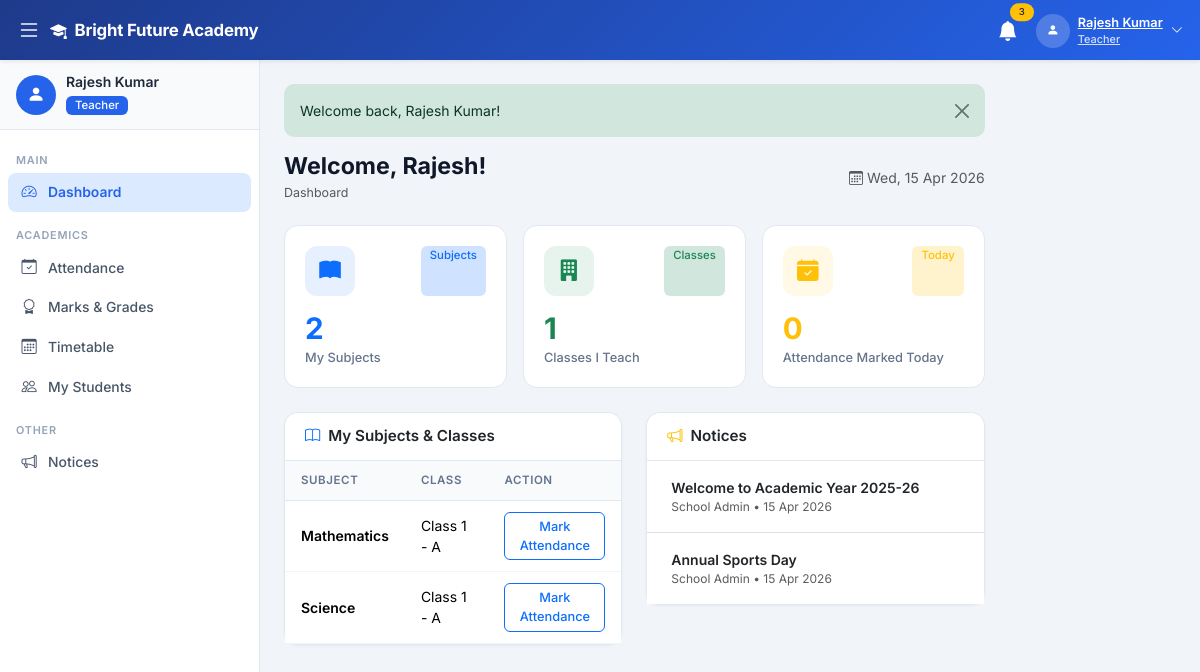
Page /teacher/dashboard.php (signed in) on the committed database.
### tables this page shows
CREATE TABLE IF NOT EXISTS settings (
    id INT AUTO_INCREMENT PRIMARY KEY,
    setting_key VARCHAR(100) UNIQUE NOT NULL,
    setting_value TEXT,
    setting_group VARCHAR(50) DEFAULT 'general',
    updated_at TIMESTAMP DEFAULT CURRENT_TIMESTAMP ON UPDATE CURRENT_TIMESTAMP
);

CREATE TABLE IF NOT EXISTS subjects (
    id INT AUTO_INCREMENT PRIMARY KEY,
    subject_name VARCHAR(100) NOT NULL,
    subject_code VARCHAR(20) UNIQUE NOT NULL,
    class_id INT,
    teacher_id INT,
    created_at TIMESTAMP DEFAULT CURRENT_TIMESTAMP,
    FOREIGN KEY (class_id) REFERENCES classes(id) ON DELETE CASCADE
);

CREATE TABLE IF NOT EXISTS classes (
    id INT AUTO_INCREMENT PRIMARY KEY,
    class_name VARCHAR(50) NOT NULL,
    section VARCHAR(10) NOT NULL,
    class_teacher_id INT,
    seats INT DEFAULT 40,
    created_at TIMESTAMP DEFAULT CURRENT_TIMESTAMP,
    UNIQUE KEY uq_class_section (class_name, section)
);

CREATE TABLE IF NOT EXISTS notices (
    id INT AUTO_INCREMENT PRIMARY KEY,
    title VARCHAR(200) NOT NULL,
    content TEXT NOT NULL,
    target_role ENUM('all','developer','admin','teacher','student') DEFAULT 'all',
    published_by INT NOT NULL,
    is_published TINYINT(1) DEFAULT 1,
    created_at TIMESTAMP DEFAULT CURRENT_TIMESTAMP,
    FOREIGN KEY (published_by) REFERENCES users(id) ON DELETE CASCADE
);

CREATE TABLE IF NOT EXISTS users (
    id INT AUTO_INCREMENT PRIMARY KEY,
    name VARCHAR(100) NOT NULL,
    email VARCHAR(100) UNIQUE NOT NULL,
    password VARCHAR(255) NOT NULL,
    role ENUM('developer','admin','teacher','student') NOT NULL,
    phone VARCHAR(20),
    address TEXT,
    profile_pic VARCHAR(255) DEFAULT 'default.png',
    status ENUM('active','inactive') DEFAULT 'active',
    created_at TIMESTAMP DEFAULT CURRENT_TIMESTAMP
);

### config/db.php (called while the page is built, shortened)
<?php
function getDB() {
    static $conn = null;
    if ($conn === null) {
        $conn = new mysqli(DB_HOST, DB_USER, DB_PASS, DB_NAME);
        $conn->set_charset('utf8mb4');
    }
    return $conn;
}
function getSetting($key, $default = '') {
    $db  = getDB();
    $key = $db->real_escape_string($key);
    $res = $db->query("SELECT setting_value FROM settings WHERE setting_key='$key' LIMIT 1");
    if ($res && $res->num_rows > 0) {
        return $res->fetch_assoc()['setting_value'];
    }
    return $default;
}
function getFlash() {
    if (isset($_SESSION['flash'])) {
        $f = $_SESSION['flash'];
        return $f;
    }
    return null;
}
function formatDate($d) {
    return $d ? date('d M Y', strtotime($d)) : '-';
}

### teacher/dashboard.php (the view, shortened to what this page needs)
<?php
require_once '../config/db.php';
$db = getDB();
$uid = (int)$_SESSION['user_id'];
$teacher = $db->query("SELECT t.* FROM teachers t WHERE t.user_id=$uid")->fetch_assoc();
$tid = $teacher['id'] ?? 0;
$mySubjects  = $db->query("SELECT s.subject_name, c.class_name, c.section FROM subjects s JOIN classes c ON s.class_id=c.id WHERE s.teacher_id=$tid")->num_rows ?? 0;
$myClasses   = $db->query("SELECT DISTINCT c.id FROM subjects s JOIN classes c ON s.class_id=c.id WHERE s.teacher_id=$tid")->num_rows ?? 0;
$todayMarked = $db->query("SELECT COUNT(DISTINCT a.student_id) as c FROM attendance a JOIN students s ON a.student_id=s.id JOIN classes c2 ON s.class_id=c2.id JOIN subjects sub ON sub.class_id=c2.id WHERE sub.teacher_id=$tid AND a.date=CURDATE() AND a.marked_by=$uid")->fetch_assoc()['c'] ?? 0;
$notices = $db->query("SELECT n.*,u.name as author FROM notices n JOIN users u ON n.published_by=u.id WHERE n.target_role IN ('all','teacher') AND n.is_published=1 ORDER BY n.created_at DESC LIMIT 5");
$flash = getFlash();
?>
<?php include '../includes/header.php'; ?>
<?php include '../includes/sidebar.php'; ?>
<div class="main-content" id="mainContent">
<?php if ($flash): ?><div class="alert alert-success alert-dismissible fade show flash-msg mb-3"><?= htmlspecialchars($flash['message']) ?><button class="btn-close" data-bs-dismiss="alert"></button></div><?php endif; ?>
<div class="page-header d-flex justify-content-between align-items-center">
    <div><h2>Welcome, <?= htmlspecialchars(explode(' ',$_SESSION['name'])[0]) ?>!</h2><nav><ol class="breadcrumb mb-0"><li class="breadcrumb-item active">Dashboard</li></ol></nav></div>
    <div class="text-muted small"><i class="bi bi-calendar3 me-1"></i><?= date('D, d M Y') ?></div>
</div>
<div class="row g-3 mb-4">
    <div class="col-md-4">
        <div class="stat-card">
            <div class="d-flex justify-content-between mb-3"><div class="stat-icon bg-primary bg-opacity-10 text-primary"><i class="bi bi-book-fill"></i></div><span class="badge bg-primary-subtle text-primary">Subjects</span></div>
            <div class="stat-value text-primary"><?= $mySubjects ?></div><div class="stat-label">My Subjects</div>
        </div>
    </div>
    <div class="col-md-4">
        <div class="stat-card">
            <div class="d-flex justify-content-between mb-3"><div class="stat-icon bg-success bg-opacity-10 text-success"><i class="bi bi-building-fill"></i></div><span class="badge bg-success-subtle text-success">Classes</span></div>
            <div class="stat-value text-success"><?= $myClasses ?></div><div class="stat-label">Classes I Teach</div>
        </div>
    </div>
    <div class="col-md-4">
        <div class="stat-card">
            <div class="d-flex justify-content-between mb-3"><div class="stat-icon bg-warning bg-opacity-10 text-warning"><i class="bi bi-calendar-check-fill"></i></div><span class="badge bg-warning-subtle text-warning">Today</span></div>
            <div class="stat-value text-warning"><?= $todayMarked ?></div><div class="stat-label">Attendance Marked Today</div>
        </div>
    </div>
</div>
<div class="row g-4">
    <div class="col-lg-6">
        <div class="card">
            <div class="card-header d-flex justify-content-between"><h6 class="card-title"><i class="bi bi-book me-2 text-primary"></i>My Subjects & Classes</h6></div>
            <div class="table-responsive"><table class="table">
                <thead><tr><th>Subject</th><th>Class</th><th>Action</th></tr></thead>
                <tbody>
                <?php
                $subs = $db->query("SELECT s.id as sid, s.subject_name, c.id as cid, c.class_name, c.section FROM subjects s JOIN classes c ON s.class_id=c.id WHERE s.teacher_id=$tid ORDER BY c.class_name,s.subject_name");
                if ($subs) while ($s=$subs->fetch_assoc()):
                ?>
                <tr>
                    <td class="fw-600"><?= htmlspecialchars($s['subject_name']) ?></td>
                    <td><?= htmlspecialchars($s['class_name'].' - '.$s['section']) ?></td>
                    <td><a href="attendance.php?class_id=<?= $s['cid'] ?>" class="btn btn-sm btn-outline-primary">Mark Attendance</a></td>
                </tr>
                <?php endwhile; ?>
                </tbody>
            </table></div>
        </div>
    </div>
    <div class="col-lg-6">
        <div class="card">
            <div class="card-header"><h6 class="card-title"><i class="bi bi-megaphone me-2 text-warning"></i>Notices</h6></div>
            <div class="card-body p-0"><ul class="list-group list-group-flush">
                <?php while ($n=$notices->fetch_assoc()): ?>
                <li class="list-group-item px-4 py-3">
                    <div class="fw-600 small"><?= htmlspecialchars($n['title']) ?></div>
                    <div class="text-muted fs-12"><?= htmlspecialchars($n['author']) ?> &bull; <?= formatDate($n['created_at']) ?></div>
                </li>
                <?php endwhile; ?>
            </ul></div>
        </div>
    </div>
</div>
</div>
<?php include '../includes/footer.php'; ?>

### includes/header.php (shortened to what this page needs)
<!DOCTYPE html>
<html lang="en">
<head>
    <link href="https://cdn.jsdelivr.net/npm/bootstrap@5.3.2/dist/css/bootstrap.min.css" rel="stylesheet">
    <link href="https://cdn.jsdelivr.net/npm/bootstrap-icons@1.11.3/font/bootstrap-icons.css" rel="stylesheet">
    <link href="<?= APP_URL ?>/assets/css/style.css" rel="stylesheet">
</head>
<body>
<?php
$role        = $_SESSION['role'] ?? '';
$navGradient = [
    'developer' => 'background:linear-gradient(135deg,#4c1d95,#7c3aed)',
    'admin'     => 'background:linear-gradient(135deg,#991b1b,#dc2626)',
    'teacher'   => 'background:linear-gradient(135deg,#1e3a8a,#2563eb)',
    'student'   => 'background:linear-gradient(135deg,#14532d,#16a34a)',
];
$navStyle = $navGradient[$role] ?? $navGradient['admin'];
?>
<nav class="navbar navbar-dark fixed-top shadow-sm" id="topNav" style="<?= $navStyle ?>;height:var(--nav-h)">
    <div class="container-fluid">
        <button class="btn btn-link text-white me-1 p-1" id="sidebarToggle">
            <i class="bi bi-list fs-4"></i>
        </button>
        <a class="navbar-brand fw-700 d-flex align-items-center gap-2" href="<?= APP_URL ?>">
            <i class="bi bi-mortarboard-fill"></i>
            <span><?= htmlspecialchars(getSetting('school_name', APP_NAME)) ?></span>
        </a>
        <div class="ms-auto d-flex align-items-center gap-2">
            <div class="dropdown">
                <button class="btn btn-link text-white position-relative p-1" data-bs-toggle="dropdown">
                    <i class="bi bi-bell-fill fs-5"></i>
                    <span class="position-absolute top-0 start-100 translate-middle badge rounded-pill bg-warning text-dark" style="font-size:.6rem">3</span>
                </button>
            </div>
            <div class="dropdown">
                <button class="btn btn-link text-white d-flex align-items-center gap-2 p-1" data-bs-toggle="dropdown">
                    <div class="avatar-circle">
                        <i class="bi bi-person-fill small"></i>
                    </div>
                    <div class="d-none d-md-block text-start">
                        <div class="fw-600" style="font-size:.8rem;line-height:1.2"><?= htmlspecialchars(mb_strimwidth($_SESSION['name'] ?? 'User', 0, 18, '...')) ?></div>
                        <div style="font-size:.68rem;opacity:.8"><?= ucfirst($role) ?></div>
                    </div>
                    <i class="bi bi-chevron-down small d-none d-md-inline"></i>
                </button>
            </div>
        </div>
    </div>
</nav>
<div class="wrapper d-flex">

### assets/css/style.css (style rules this page uses)
:root { --sidebar-w: 260px; --sidebar-sm: 68px; --nav-h: 60px; --primary: #2563eb; --primary-dark: #1d4ed8; --success: #16a34a; --warning: #d97706; --danger: #dc2626; --info: #0891b2; --body-bg: #f1f5f9; --card-bg: #ffffff; --border: #e2e8f0; --text-muted: #64748b; --dev-color: #7c3aed; }
*, *::before, *::after { box-sizing: border-box; }
body { font-family: 'Inter', -apple-system, BlinkMacSystemFont, 'Segoe UI', sans-serif; background: var(--body-bg); color: #1e293b; overflow-x: hidden; }
#topNav { height: var(--nav-h); z-index: 1050; }
.navbar-brand { font-size: 1.05rem; letter-spacing: -.2px; }
.avatar-circle { width: 34px; height: 34px; border-radius: 50%; background: rgba(255,255,255,.2); display: flex; align-items: center; justify-content: center; }
.wrapper { margin-top: var(--nav-h); }
.main-content { margin-left: var(--sidebar-w); min-height: calc(100vh - var(--nav-h)); padding: 24px; transition: margin-left .25s ease; }
.page-header { margin-bottom: 22px; }
.page-header h2 { font-size: 1.45rem; font-weight: 700; color: #0f172a; margin: 0; }
.page-header .breadcrumb { font-size: .78rem; margin: 3px 0 0; }
.stat-card { background: #fff; border: 1px solid var(--border); border-radius: 14px; padding: 20px; transition: transform .2s, box-shadow .2s; }
.stat-icon { width: 50px; height: 50px; border-radius: 12px; display: flex; align-items: center; justify-content: center; font-size: 1.35rem; }
.stat-value { font-size: 1.85rem; font-weight: 700; line-height: 1.1; }
.stat-label { font-size: .8rem; color: var(--text-muted); font-weight: 500; margin-top: 4px; }
.card { border: 1px solid var(--border); border-radius: 14px; background: #fff; box-shadow: 0 1px 3px rgba(0,0,0,.05); }
.card-header { background: #fff; border-bottom: 1px solid var(--border); padding: 14px 20px; border-radius: 14px 14px 0 0 !important; }
.card-title { font-size: .95rem; font-weight: 600; margin: 0; }
.card-body { padding: 20px; }
.table { font-size: .875rem; margin: 0; }
.table th { background: #f8fafc; font-size: .72rem; font-weight: 600; text-transform: uppercase; letter-spacing: .05em; color: var(--text-muted); padding: 11px 16px; border-bottom: 1px solid var(--border); }
.table td { padding: 11px 16px; vertical-align: middle; border-color: #f1f5f9; }
.badge { font-weight: 500; padding: 4px 9px; border-radius: 6px; font-size: .71rem; }
.btn { border-radius: 8px; font-weight: 500; font-size: .875rem; }
.btn-sm { border-radius: 6px; font-size: .8rem; }
.flash-msg { border-radius: 10px; border: none; font-size: .875rem; }
.fw-600 { font-weight: 600; }
.fw-700 { font-weight: 700; }
.fs-12 { font-size: .75rem; }

### rows in the picture
settings: setting_value "Bright Future Academy"
subjects: subject_name "Mathematics", class.section "Class 1 - A"
subjects: subject_name "Science", class.section "Class 1 - A"
notices: title "Welcome to Academic Year 2025-26", published_by.name "School Admin", created_at "15 Apr 2026"
notices: title "Annual Sports Day", published_by.name "School Admin", created_at "15 Apr 2026"

### other values in the picture
mb_strimwidth($_SESSION['name'] ?? 'User', 0, 18, '...') "Rajesh Kumar"
$role "Teacher"
mb_strimwidth($_SESSION['name'] ?? '', 0, 22, '...') "Rajesh Kumar"
$label "Dashboard Attendance Marks & Grades Timetable My Students Notices"
$flash['message'] "Welcome back, Rajesh Kumar!"
explode(' ',$_SESSION['name'])[0] "Rajesh"
$mySubjects "2"
$myClasses "1"
$todayMarked "0"
